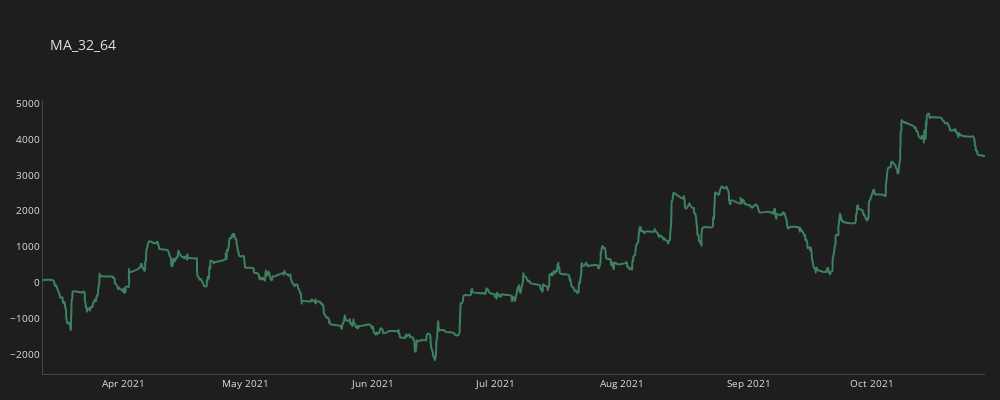
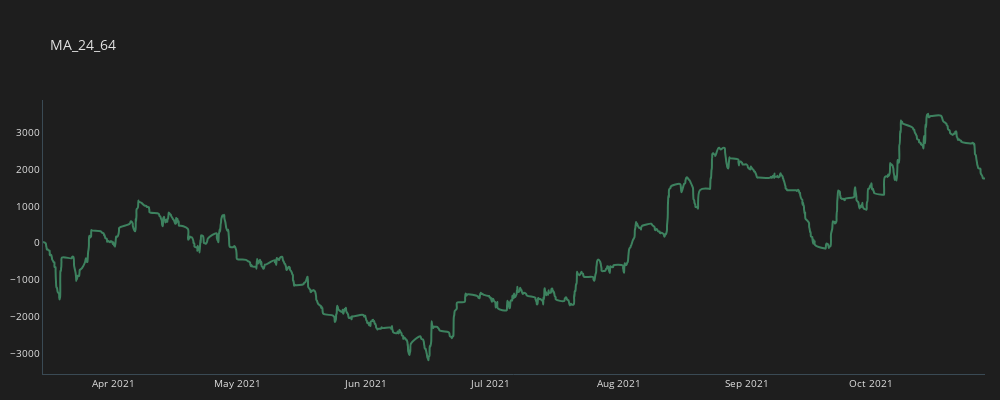
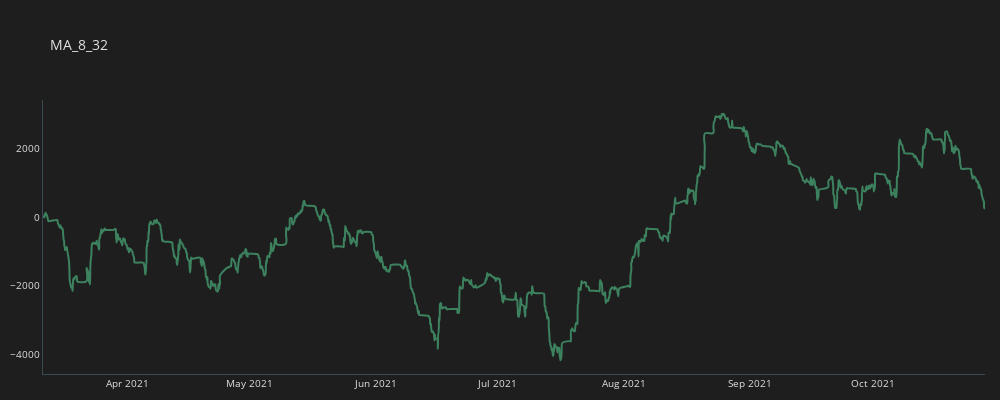

The cell these charts' notebook holds for them, in order:
### Code cell
for c in crosses:
    temp_df = all_trades[(all_trades.CROSS==c)].copy()
    temp_df = temp_df.groupby(by='time', as_index=False).sum()
    temp_df['CUM_GAIN'] = temp_df.GAIN.cumsum()
    plot_line(temp_df,c)

### Figure 1 — Plotly figure (JSON) as saved in the notebook; plotly's stock layout.template omitted (floating-point values rounded to 4 significant figures; data arrays with more than 128 entries replaced by an {"elided": "..."} marker saying what was removed)
{"data": [{"line": {"color": "#3d825f", "shape": "spline", "width": 2}, "mode": "lines", "name": "MA_32_64", "type": "scatter", "x": {"elided": "1147 str values"}, "y": {"elided": "1147 float values"}}], "layout": {"font": {"color": "#e1e1e1", "size": 10}, "height": 400, "margin": {"b": 10, "l": 15, "r": 15}, "paper_bgcolor": "#1e1e1e", "plot_bgcolor": "#1e1e1e", "title": {"text": "MA_32_64"}, "width": 1000, "xaxis": {"linecolor": "#3a4a54", "linewidth": 1, "showgrid": false, "zeroline": false}, "yaxis": {"linecolor": "#3a4a54", "linewidth": 1, "showgrid": false, "zeroline": false}}}

### Figure 2 — Plotly figure (JSON) as saved in the notebook; plotly's stock layout.template omitted (floating-point values rounded to 4 significant figures; data arrays with more than 128 entries replaced by an {"elided": "..."} marker saying what was removed)
{"data": [{"line": {"color": "#3d825f", "shape": "spline", "width": 2}, "mode": "lines", "name": "MA_24_64", "type": "scatter", "x": {"elided": "1193 str values"}, "y": {"elided": "1193 float values"}}], "layout": {"font": {"color": "#e1e1e1", "size": 10}, "height": 400, "margin": {"b": 10, "l": 15, "r": 15}, "paper_bgcolor": "#1e1e1e", "plot_bgcolor": "#1e1e1e", "title": {"text": "MA_24_64"}, "width": 1000, "xaxis": {"linecolor": "#3a4a54", "linewidth": 1, "showgrid": false, "zeroline": false}, "yaxis": {"linecolor": "#3a4a54", "linewidth": 1, "showgrid": false, "zeroline": false}}}

### Figure 3 — Plotly figure (JSON) as saved in the notebook; plotly's stock layout.template omitted (floating-point values rounded to 4 significant figures; data arrays with more than 128 entries replaced by an {"elided": "..."} marker saying what was removed)
{"data": [{"line": {"color": "#3d825f", "shape": "spline", "width": 2}, "mode": "lines", "name": "MA_8_32", "type": "scatter", "x": {"elided": "2081 str values"}, "y": {"elided": "2081 float values"}}], "layout": {"font": {"color": "#e1e1e1", "size": 10}, "height": 400, "margin": {"b": 10, "l": 15, "r": 15}, "paper_bgcolor": "#1e1e1e", "plot_bgcolor": "#1e1e1e", "title": {"text": "MA_8_32"}, "width": 1000, "xaxis": {"linecolor": "#3a4a54", "linewidth": 1, "showgrid": false, "zeroline": false}, "yaxis": {"linecolor": "#3a4a54", "linewidth": 1, "showgrid": false, "zeroline": false}}}
